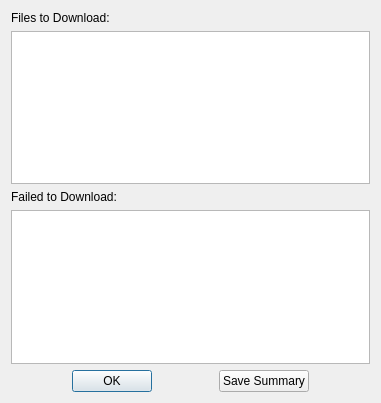
<?xml version="1.0" encoding="UTF-8"?>
<ui version="4.0">
 <class>ncbiGenomeSummaryWin</class>
 <widget class="QDialog" name="ncbiGenomeSummaryWin">
  <property name="geometry">
   <rect>
    <x>0</x>
    <y>0</y>
    <width>381</width>
    <height>403</height>
   </rect>
  </property>
  <property name="windowTitle">
   <string>NCBI Genome Download Summary</string>
  </property>
  <layout class="QVBoxLayout" name="verticalLayout">
   <item>
    <widget class="QLabel" name="label">
     <property name="text">
      <string>Files to Download:</string>
     </property>
    </widget>
   </item>
   <item>
    <widget class="QListWidget" name="dlList">
     <property name="editTriggers">
      <set>QAbstractItemView::NoEditTriggers</set>
     </property>
     <property name="selectionMode">
      <enum>QAbstractItemView::MultiSelection</enum>
     </property>
    </widget>
   </item>
   <item>
    <widget class="QLabel" name="label_2">
     <property name="text">
      <string>Failed to Download:</string>
     </property>
    </widget>
   </item>
   <item>
    <widget class="QListWidget" name="dlFailedList">
     <property name="editTriggers">
      <set>QAbstractItemView::NoEditTriggers</set>
     </property>
     <property name="selectionMode">
      <enum>QAbstractItemView::MultiSelection</enum>
     </property>
    </widget>
   </item>
   <item>
    <layout class="QHBoxLayout" name="horizontalLayout">
     <item>
      <widget class="QPushButton" name="closeBtn">
       <property name="sizePolicy">
        <sizepolicy hsizetype="Fixed" vsizetype="Fixed">
         <horstretch>0</horstretch>
         <verstretch>0</verstretch>
        </sizepolicy>
       </property>
       <property name="text">
        <string>OK</string>
       </property>
      </widget>
     </item>
     <item>
      <widget class="QPushButton" name="saveSummaryBtn">
       <property name="sizePolicy">
        <sizepolicy hsizetype="Fixed" vsizetype="Fixed">
         <horstretch>0</horstretch>
         <verstretch>0</verstretch>
        </sizepolicy>
       </property>
       <property name="text">
        <string>Save Summary</string>
       </property>
      </widget>
     </item>
    </layout>
   </item>
  </layout>
 </widget>
 <resources/>
 <connections>
  <connection>
   <sender>closeBtn</sender>
   <signal>clicked()</signal>
   <receiver>ncbiGenomeSummaryWin</receiver>
   <slot>close()</slot>
   <hints>
    <hint type="sourcelabel">
     <x>190</x>
     <y>382</y>
    </hint>
    <hint type="destinationlabel">
     <x>190</x>
     <y>201</y>
    </hint>
   </hints>
  </connection>
 </connections>
</ui>
